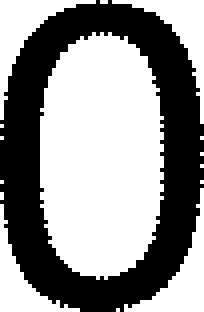
#> input picture source/0.png, 51 x 78 px (shown 4 times larger)
$ python digitRecognition.py
#> lines starting #> are read from the running program, lines starting #| are printed output that depends on the picture; after the words box and inside, x2 and y2 are one past the last pixel; in counts of white or black regions, pixels touching at a corner belong together
from PIL import Image
import sys

# [79 lines left out: functions getTop, getBottom, getLeft, getRight, difference, not called in this run]

#get sample
n=Image.open("source/0.png")
#> n is the input picture: PIL image 51x78 1; 57.3% white; 1 black region, box (x1, y1, x2, y2) and area: (0, 0, 51, 78) 1699
n=n.convert("1")
n0=n.resize((51,78))
n=Image.open("source/1.png")
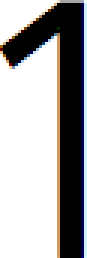
#> input picture source/1.png, 29 x 86 px (shown 3 times larger)
#> n is the input picture: PIL image 29x86 RGBA; mean R, G, B, A 163.7, 163, 164, 255
n=n.convert("1")
#> n: PIL image 29x86 1; 64.4% white; 1 black region, box (x1, y1, x2, y2) and area: (0, 0, 28, 86) 889
n1=n.resize((51,78))
#> n1: PIL image 51x78 1; 64.5% white; 1 black region, box (x1, y1, x2, y2) and area: (0, 0, 49, 78) 1412
n=Image.open("source/2.png")
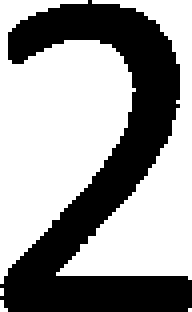
#> input picture source/2.png, 48 x 78 px (shown 4 times larger)
#> n is the input picture: PIL image 48x78 1; 60.2% white; 1 black region, box (x1, y1, x2, y2) and area: (0, 0, 48, 78) 1491
n=n.convert("1")
n2=n.resize((51,78))
#> n2: PIL image 51x78 1; 60% white; 1 black region, box (x1, y1, x2, y2) and area: (0, 0, 51, 78) 1592
n=Image.open("source/3.png")
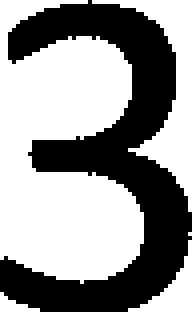
#> input picture source/3.png, 48 x 78 px (shown 4 times larger)
#> n is the input picture: PIL image 48x78 1; 58.8% white; 1 black region, box (x1, y1, x2, y2) and area: (0, 0, 48, 78) 1542
n=n.convert("1")
n3=n.resize((51,78))
#> n3: PIL image 51x78 1; 58.4% white; 1 black region, box (x1, y1, x2, y2) and area: (0, 0, 51, 78) 1654
n=Image.open("source/4.png")
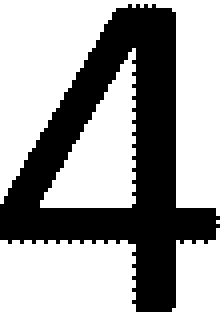
#> input picture source/4.png, 55 x 78 px (shown 4 times larger)
#> n is the input picture: PIL image 55x78 1; 62.3% white; 1 black region, box (x1, y1, x2, y2) and area: (0, 1, 55, 78) 1619
n=n.convert("1")
n4=n.resize((51,78))
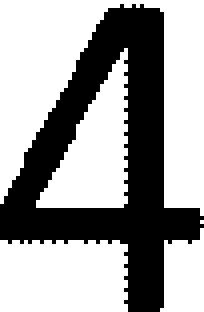
#> n4: PIL image 51x78 1 (shown 4 times larger); 62.6% white; 1 black region, box (x1, y1, x2, y2) and area: (0, 1, 51, 78) 1488
n=Image.open("source/5.png")
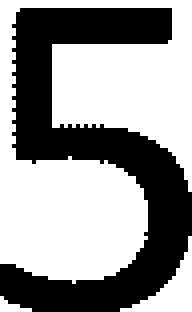
#> input picture source/5.png, 48 x 78 px (shown 4 times larger)
#> n is the input picture: PIL image 48x78 1; 59.4% white; 1 black region, box (x1, y1, x2, y2) and area: (0, 2, 48, 78) 1519
n=n.convert("1")
n5=n.resize((51,78))
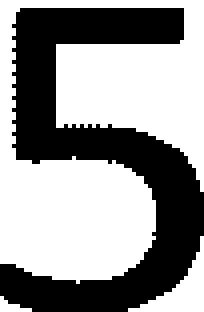
#> n5: PIL image 51x78 1 (shown 4 times larger); 58.8% white; 1 black region, box (x1, y1, x2, y2) and area: (0, 2, 51, 78) 1638
#> (the run stopped early here; a loop or call above may not have finished)
